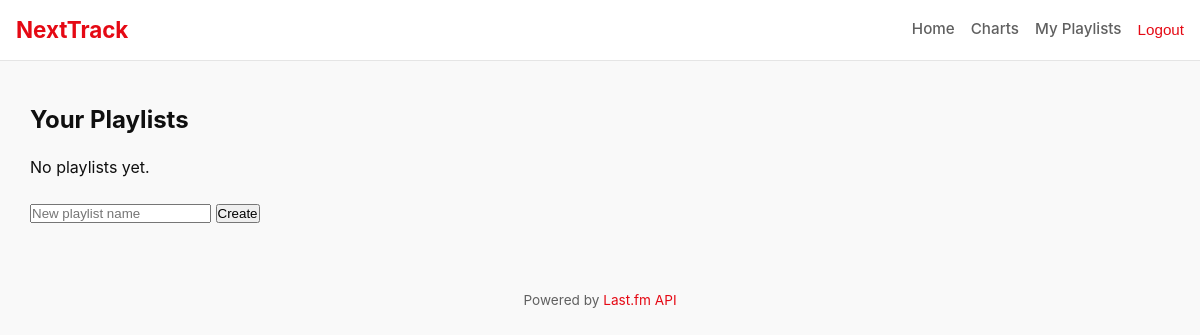
The page /playlists/ (signed in) on the database as committed earlier.
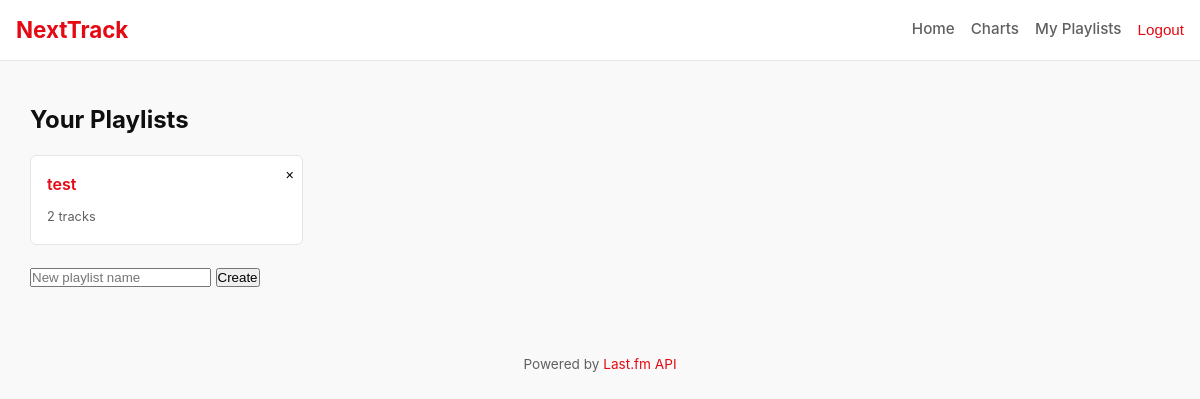
The same page on the database as committed later.
### music/models.py (models this page shows, shortened)
class Playlist(models.Model):
    owner = models.ForeignKey(User, on_delete=models.CASCADE, related_name="playlists")
    name = models.CharField(max_length=120)
    created_at = models.DateTimeField(auto_now_add=True)
    class Meta:
        unique_together = ("owner", "name")

### music/views.py (the view)
# urls.py: path("playlists/", views.playlist_list, name="playlist_list"),
@login_required
def playlist_list(request):
    if request.method == "POST":
        delete_id = request.POST.get("delete_id")
        if delete_id:
            get_object_or_404(Playlist, pk=delete_id, owner=request.user).delete()
    playlists = request.user.playlists.all()
    return render(request, "playlist_list.html", {"playlists": playlists})

### templates/playlist_list.html (shortened to what this page needs)
{% extends "base.html" %}
{% block content %}
<h2>Your Playlists</h2>
<div class="grid">
{% for pl in playlists %}
  <div class="card" style="position:relative">
    <a href="{% url 'playlist_detail' pl.pk %}" style="font-weight:600">{{ pl.name }}</a>
    <span style="font-size:0.8rem;color:var(--muted)">
      {{ pl.items.count }} track{{ pl.items.count|pluralize }}
    </span>
    <form method="post" style="position:absolute;top:6px;right:8px">
      <button title="Delete" style="border:none;background:none;font-size:0.9rem">×</button>
    </form>
  </div>
{% empty %}
  <p>No playlists yet.</p>
{% endfor %}
</div>
<form action="{% url 'playlist_create' %}" method="post" style="margin-top:1.2rem">
  <input name="name" placeholder="New playlist name" required>
  <button>Create</button>
</form>
{% endblock %}

Rows that differ between the two databases and show on the page:
added Playlist: name "test", items.count "2"
Other text that changed with them:
text no longer shown: "No playlists yet."
